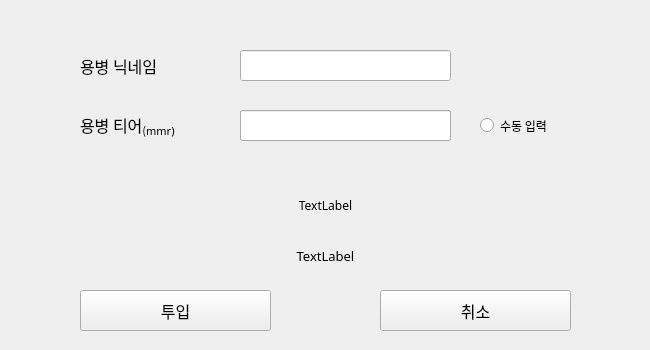
<?xml version="1.0" encoding="UTF-8"?>
<ui version="4.0">
 <class>Form</class>
 <widget class="QWidget" name="Form">
  <property name="windowModality">
   <enum>Qt::ApplicationModal</enum>
  </property>
  <property name="enabled">
   <bool>true</bool>
  </property>
  <property name="geometry">
   <rect>
    <x>0</x>
    <y>0</y>
    <width>650</width>
    <height>350</height>
   </rect>
  </property>
  <property name="sizePolicy">
   <sizepolicy hsizetype="Fixed" vsizetype="Fixed">
    <horstretch>0</horstretch>
    <verstretch>0</verstretch>
   </sizepolicy>
  </property>
  <property name="minimumSize">
   <size>
    <width>650</width>
    <height>350</height>
   </size>
  </property>
  <property name="maximumSize">
   <size>
    <width>650</width>
    <height>350</height>
   </size>
  </property>
  <property name="font">
   <font>
    <family>맑은 고딕</family>
   </font>
  </property>
  <widget class="QLineEdit" name="nickname_edit">
   <property name="geometry">
    <rect>
     <x>240</x>
     <y>50</y>
     <width>211</width>
     <height>31</height>
    </rect>
   </property>
   <property name="font">
    <font>
     <family>맑은 고딕</family>
     <pointsize>10</pointsize>
    </font>
   </property>
   <property name="text">
    <string/>
   </property>
  </widget>
  <widget class="QLabel" name="label">
   <property name="geometry">
    <rect>
     <x>80</x>
     <y>50</y>
     <width>141</width>
     <height>31</height>
    </rect>
   </property>
   <property name="font">
    <font>
     <family>맑은 고딕</family>
     <pointsize>12</pointsize>
    </font>
   </property>
   <property name="text">
    <string>용병 닉네임</string>
   </property>
  </widget>
  <widget class="QLabel" name="label_2">
   <property name="geometry">
    <rect>
     <x>80</x>
     <y>110</y>
     <width>141</width>
     <height>31</height>
    </rect>
   </property>
   <property name="font">
    <font>
     <family>맑은 고딕</family>
     <pointsize>12</pointsize>
    </font>
   </property>
   <property name="text">
    <string>&lt;html&gt;&lt;head/&gt;&lt;body&gt;&lt;p&gt;용병 티어&lt;span style=&quot; vertical-align:sub;&quot;&gt;(mmr)&lt;/span&gt;&lt;/p&gt;&lt;/body&gt;&lt;/html&gt;</string>
   </property>
  </widget>
  <widget class="QPushButton" name="ok_btn">
   <property name="geometry">
    <rect>
     <x>80</x>
     <y>290</y>
     <width>191</width>
     <height>41</height>
    </rect>
   </property>
   <property name="font">
    <font>
     <family>맑은 고딕</family>
     <pointsize>12</pointsize>
    </font>
   </property>
   <property name="text">
    <string>투입</string>
   </property>
  </widget>
  <widget class="QPushButton" name="cancel_btn">
   <property name="geometry">
    <rect>
     <x>380</x>
     <y>290</y>
     <width>191</width>
     <height>41</height>
    </rect>
   </property>
   <property name="sizePolicy">
    <sizepolicy hsizetype="Fixed" vsizetype="Fixed">
     <horstretch>0</horstretch>
     <verstretch>0</verstretch>
    </sizepolicy>
   </property>
   <property name="minimumSize">
    <size>
     <width>2</width>
     <height>0</height>
    </size>
   </property>
   <property name="font">
    <font>
     <family>맑은 고딕</family>
     <pointsize>12</pointsize>
    </font>
   </property>
   <property name="text">
    <string>취소</string>
   </property>
  </widget>
  <widget class="QComboBox" name="mmr_combo_box">
   <property name="geometry">
    <rect>
     <x>240</x>
     <y>110</y>
     <width>211</width>
     <height>31</height>
    </rect>
   </property>
   <property name="autoFillBackground">
    <bool>false</bool>
   </property>
   <property name="currentText">
    <string/>
   </property>
  </widget>
  <widget class="QLabel" name="mmr_label">
   <property name="geometry">
    <rect>
     <x>10</x>
     <y>170</y>
     <width>631</width>
     <height>71</height>
    </rect>
   </property>
   <property name="text">
    <string>TextLabel</string>
   </property>
   <property name="alignment">
    <set>Qt::AlignCenter</set>
   </property>
  </widget>
  <widget class="QRadioButton" name="manual_radio">
   <property name="geometry">
    <rect>
     <x>480</x>
     <y>110</y>
     <width>131</width>
     <height>31</height>
    </rect>
   </property>
   <property name="text">
    <string>수동 입력</string>
   </property>
  </widget>
  <widget class="QLineEdit" name="mmr_edit">
   <property name="geometry">
    <rect>
     <x>240</x>
     <y>110</y>
     <width>211</width>
     <height>31</height>
    </rect>
   </property>
   <property name="font">
    <font>
     <family>맑은 고딕</family>
     <pointsize>10</pointsize>
    </font>
   </property>
   <property name="text">
    <string/>
   </property>
  </widget>
  <widget class="QLabel" name="alert_label">
   <property name="geometry">
    <rect>
     <x>10</x>
     <y>240</y>
     <width>631</width>
     <height>31</height>
    </rect>
   </property>
   <property name="font">
    <font>
     <family>맑은 고딕</family>
     <pointsize>10</pointsize>
    </font>
   </property>
   <property name="text">
    <string>TextLabel</string>
   </property>
   <property name="alignment">
    <set>Qt::AlignCenter</set>
   </property>
  </widget>
 </widget>
 <resources/>
 <connections/>
</ui>
